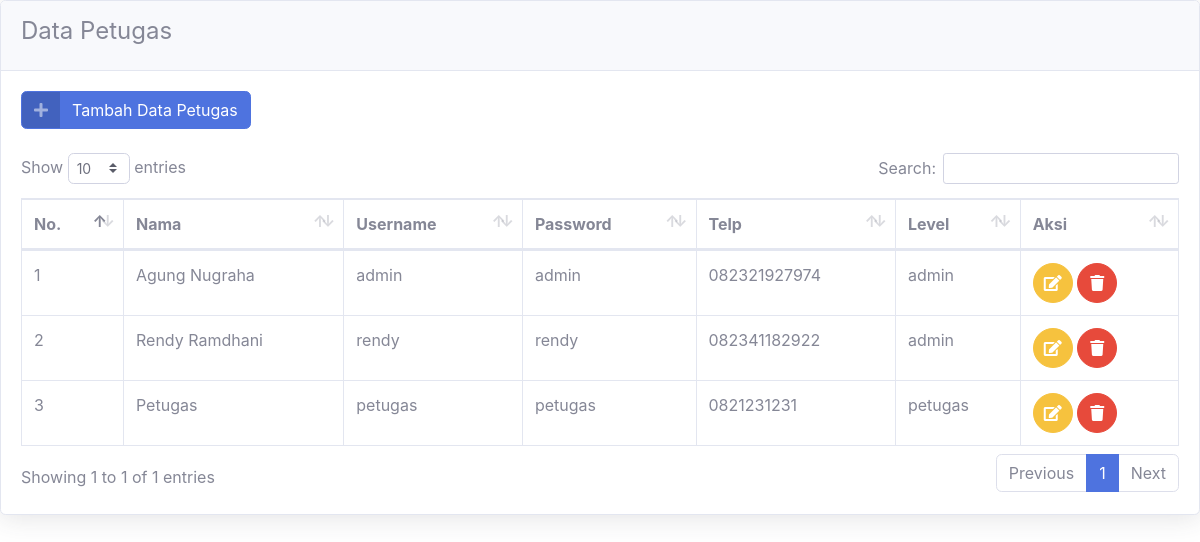
The app's page /admin/lihat_petugas.php with its own data.
### tables this page shows
CREATE TABLE `petugas` (
  `id_petugas` int(11) NOT NULL,
  `nama_petugas` varchar(35) NOT NULL,
  `username` varchar(25) NOT NULL,
  `password` varchar(32) NOT NULL,
  `telp` varchar(13) NOT NULL,
  `level` enum('admin','petugas') NOT NULL
);

### admin/lihat_petugas.php (the view, shortened to what this page needs)
<!DOCTYPE html>
<html lang="en">
<head>
  <link href="../vendor/fontawesome-free/css/all.min.css" rel="stylesheet" type="text/css">
  <link href="../css/sb-admin-2.min.css" rel="stylesheet">
  <link href="../vendor/datatables/dataTables.bootstrap4.min.css" rel="stylesheet">
</head>
<body id="page-top">
          <div class="card shadow mb-4">
            <div class="card-header py-3">
              <h4>Data Petugas</h4>
            </div>
            <div class="card-body">
                <a href="admin.php?url=tambah_petugas" class="btn btn-primary btn-icon-split">
                    <span class="icon text-white-50">
                      <i class="fas fa-plus"></i>
                    </span>
                    <span class="text">Tambah Data Petugas</span>
                  </a><br><br>
              <div class="table-responsive">
                <table class="table table-bordered" id="dataTable" width="100%" cellspacing="0">
                  <thead>
                    <tr>
                      <th>No.</th>
                      <th>Nama</th>
                      <th>Username</th>
                      <th>Password</th>
                      <th>Telp</th>
                      <th>Level</th>
                      <th>Aksi</th>
                    </tr>
                  </thead>
                  <?php
                  $no=1;
                  require '../koneksi.php';
                  $sql=mysqli_query($koneksi, "SELECT * FROM petugas") ;
                  while($data=mysqli_fetch_array($sql)) {
                  ?>
                  <tbody>
                    <tr>
                      <td><?php echo $no++; ?></td>
                      <td><?php echo $data['nama_petugas']; ?></td>
                      <td><?php echo $data['username']; ?></td>
                      <td><?php echo $data['password']; ?></td>
                      <td><?php echo $data['telp']; ?></td>
                      <td><?php echo $data['level']; ?></td>
                      <td>
                          <a href="admin.php?url=edit_petugas&id=<?php echo $data['id_petugas']; ?>" class="btn btn-warning btn-circle">
                              <i class="fas fa-edit"></i>
                          </a>
                          <a href="delete_petugas.php?id=<?php echo $data['id_petugas']; ?>" class="btn btn-danger btn-circle" onclick="return confirm('Yakin Hapus?')">
                              <i class="fas fa-trash"></i>
                          </a>
                      </td>
                    </tr>
                  </tbody>
                <?php } ?>
                </table>
              </div>
            </div>
          </div>
</body>
</html>

### records on screen
petugas: nama_petugas "Agung Nugraha", username "admin", password "admin", telp "082321927974", level "admin"
petugas: nama_petugas "Rendy Ramdhani", username "rendy", password "rendy", telp "082341182922", level "admin"
petugas: nama_petugas "Petugas", username "petugas", password "petugas", telp "0821231231", level "petugas"
